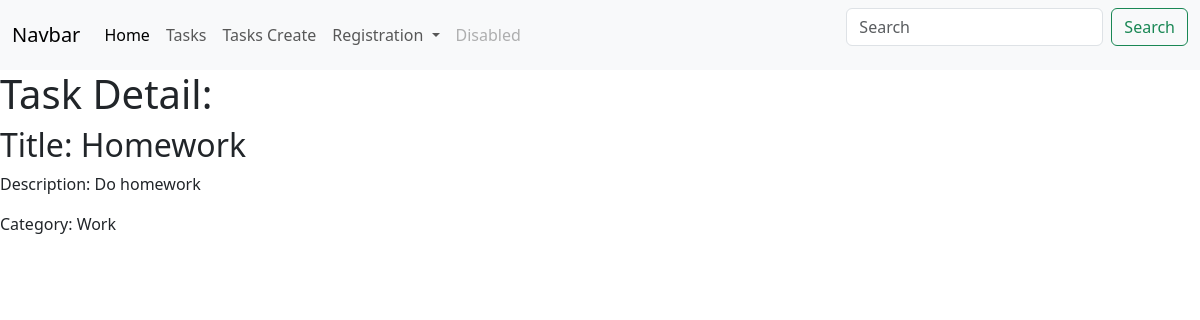
The app's page /tasks/2/ with its own data.
### tasks/models.py (models this page shows, shortened)
class Task(models.Model):
    title = models.CharField(max_length=100)
    description = models.TextField()
    category = models.ForeignKey('Category', on_delete=models.CASCADE, related_name='tasks', null=True, blank=True)

class Category(models.Model):
    name = models.CharField(max_length=100)
    def __str__(self):
        return self.name

### tasks/views.py (the view)
# urls.py: path('tasks/<int:id>/', views.task_detail_view),
def task_detail_view(request, id):
    task = Task.objects.get(id=id)
    return render(request, 'task_detail.html', {'task': task})

### templates/task_detail.html
{% extends 'navbar.html' %}
{% load static %}
{% block content %}
<h1>Task Detail: </h1>
<h2>Title: {{ task.title }}</h2>
<p>Description: {{ task.description }}</p>
<p class="card-text">Category: {{ task.category }}</p>
{% endblock %}

### records on screen
Task: title "Homework", description "Do homework", category "Work"
